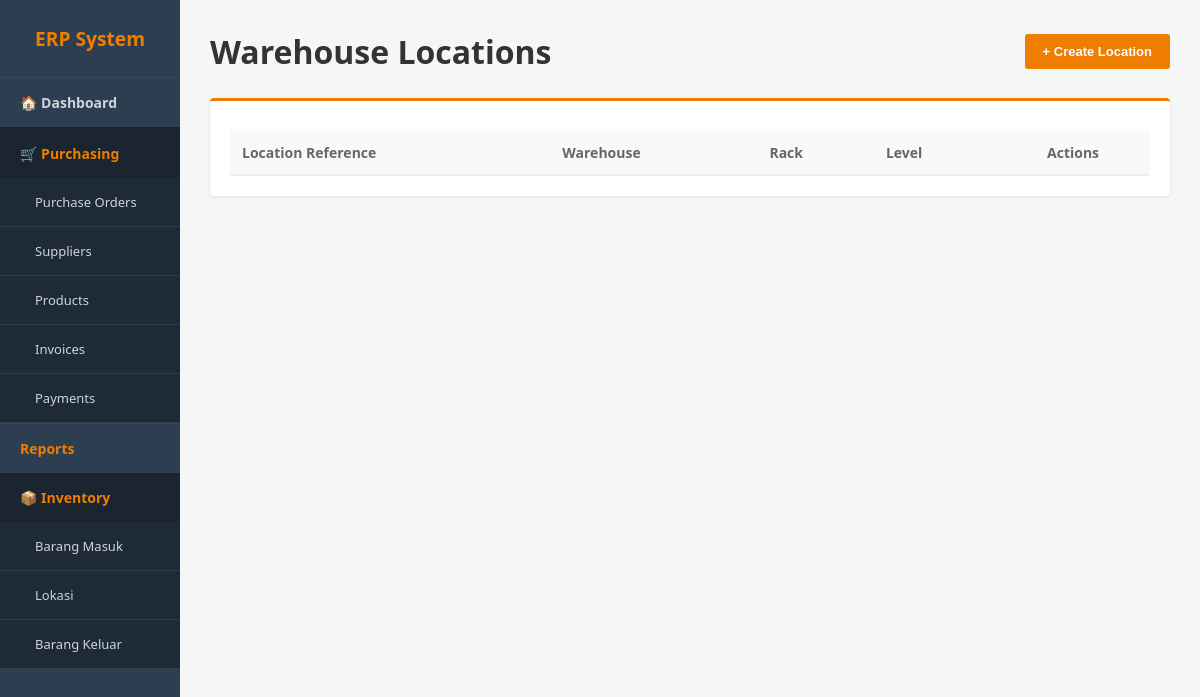
Page /lokasi.php on the earlier database version.
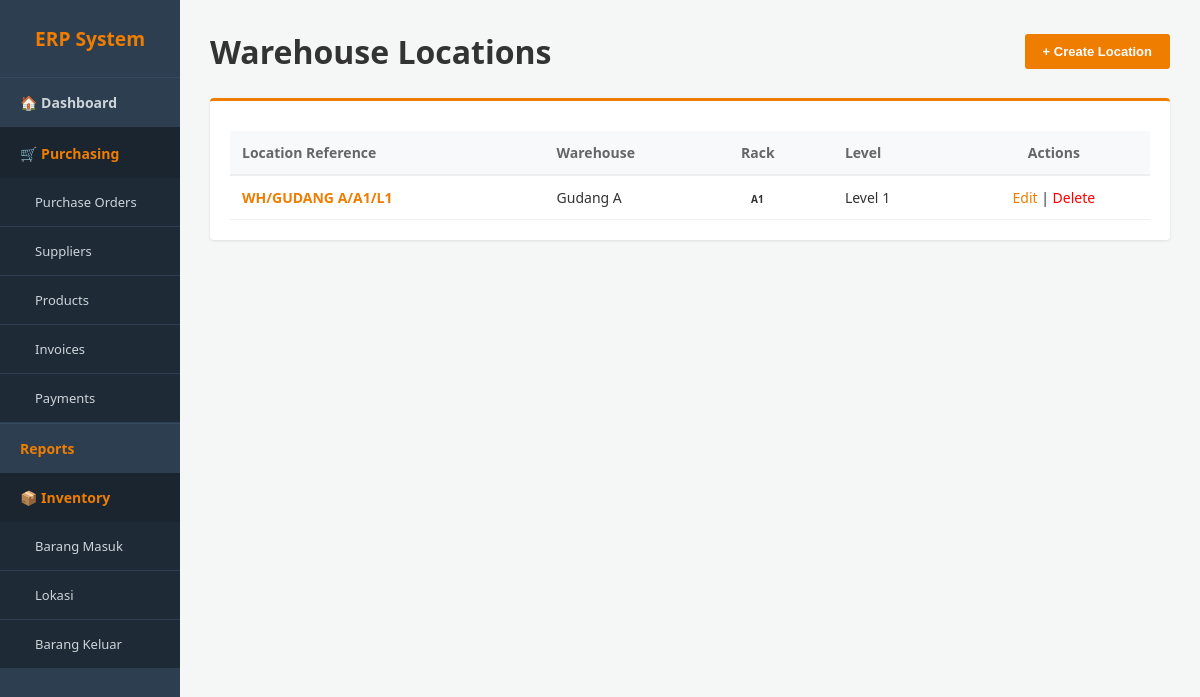
Same page on the later database version.
### tables this page shows
CREATE TABLE `lokasi` (
  `id_lokasi` int(11) NOT NULL,
  `nama_gudang` varchar(50) NOT NULL,
  `blok_rak` varchar(10) NOT NULL,
  `nomor_tingkat` int(11) DEFAULT 1
);

### lokasi.php (the view, shortened to what this page needs)
<?php
include 'config.php';
include 'header.php';
?>
<div class="header-bar">
    <h1><i class="fa fa-map-marker-alt"></i> Warehouse Locations</h1>
    <button onclick="toggleForm()" class="btn-orange"><?= isset($_GET['edit']) ? 'Edit Mode' : '+ Create Location' ?></button>
</div>
<div class="card">
    <table class="table-odoo">
        <thead>
            <tr>
                <th>Location Reference</th>
                <th>Warehouse</th>
                <th>Rack</th>
                <th>Level</th>
                <th style="text-align:center">Actions</th>
            </tr>
        </thead>
        <tbody>
            <?php
            $res = mysqli_query($conn, "SELECT * FROM lokasi ORDER BY nama_gudang ASC, blok_rak ASC");
            while($row = mysqli_fetch_assoc($res)): ?>
            <tr>
                <td>
                    <span style="color: #ef7d00; font-weight: bold;">
                        WH/<?= strtoupper($row['nama_gudang']) ?>/<?= $row['blok_rak'] ?>/L<?= $row['nomor_tingkat'] ?>
                    </span>
                </td>
                <td><?= $row['nama_gudang'] ?></td>
                <td><span class="badge bg-light"><?= $row['blok_rak'] ?></span></td>
                <td>Level <?= $row['nomor_tingkat'] ?></td>
                <td style="text-align:center">
                    <a href="lokasi.php?edit=<?= $row['id_lokasi'] ?>" style="color:#ef7d00; text-decoration:none;">Edit</a> |
                    <a href="lokasi.php?delete=<?= $row['id_lokasi'] ?>" style="color:red; text-decoration:none;" onclick="return confirm('Hapus lokasi ini?')">Delete</a>
                </td>
            </tr>
            <?php endwhile; ?>
        </tbody>
    </table>
</div>

Differences in the rows shown:
added lokasi: nama_gudang "GUDANG A", blok_rak "A1", nomor_tingkat "1", nama_gudang "Gudang A"
